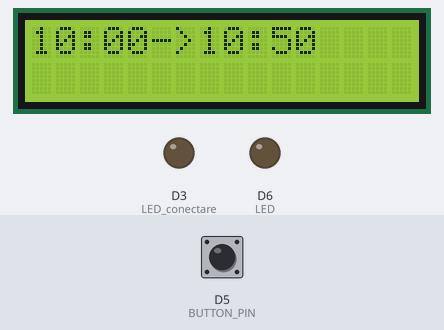
Recording of a sketch running on a simulated ESP8266 (NodeMCU). Shown: 16×2 character LCD, output pins drawn as LEDs (lit = HIGH). Inputs (shaded band) come from the test bench; at power-on: D5 (BUTTON_PIN) LOW. WiFi joins after 1.5 s; servers stay silent unless stated; network time is answered at once with the bench clock; the local clock reads 2024-03-15 10:24:30 at power-on unless the sketch sets it; what the sketch prints to the serial monitor is not drawn.

Above: at 2.7 s.
2.8 s: D5 (BUTTON_PIN) pulled HIGH for 0.65 s
At 4.0 s:
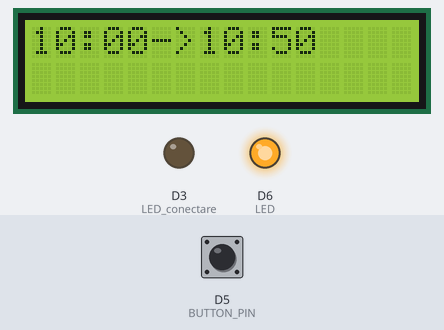
6.1 s: D5 (BUTTON_PIN) pulled HIGH for 1 s
At 7.6 s:
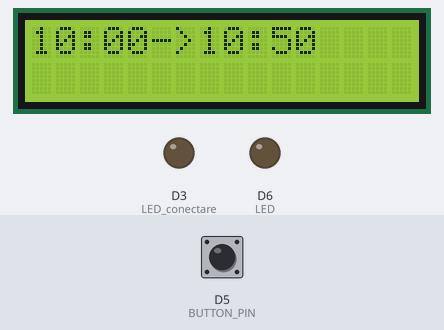
8.7 s: D5 (BUTTON_PIN) pulled HIGH for 3.2 s
At 12.8 s:
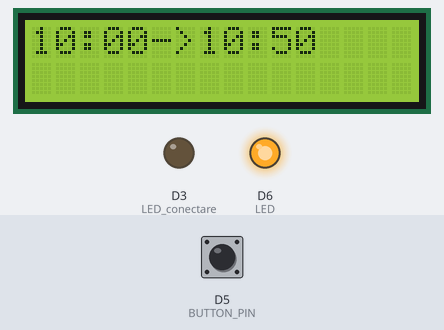
Timing chart, 0 to 14.3 s (numbered marks = the images above; inputs shaded):
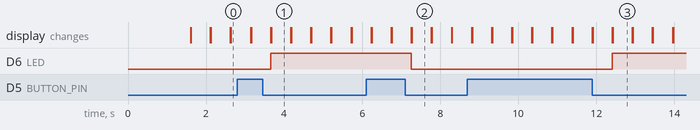

The sketch:

sistem_alarma.ino
```cpp
#include <NTPClient.h>
#include <ESP8266WiFi.h>
#include <WiFiClient.h>
#include <ESP8266WebServer.h>
#include <WiFiUdp.h>
#include <LiquidCrystal_I2C.h>
#include "index.h"
#define LED D6
#define LED_conectare D3

LiquidCrystal_I2C lcd(0x27, 16, 2);

#define BUTTON_PIN D5
byte lastButtonState = LOW;
byte ledState = LOW;
unsigned long debounceDuration = 50; // millis
unsigned long lastTimeButtonStateChanged = 0;


const char *ssid = "SM";
const char *password = "olimpiada";
const long utcOffsetInSeconds = 7200  ;
char daysOfTheWeek[7][12] = { "Sunday", "Monday", "Tuesday", "Wednesday", "Thursday", "Friday", "Saturday" };
ESP8266WebServer server(80);
// Define NTP Client to get time
WiFiUDP ntpUDP;
NTPClient timeClient(ntpUDP, "pool.ntp.org", utcOffsetInSeconds);

void handleRoot()
{
  String s = MAIN_page; //Read HTML contents
  server.send(200, "text/html", s); //Send web page
}


void ldc_afisare(){
  if(timeClient.getHours()>=8 && timeClient.getHours()<=23){
    lcd.setCursor(0, 0);
      if(timeClient.getMinutes()<50){
          lcd.print(timeClient.getHours()); lcd.print(":00->");
          lcd.print(timeClient.getHours()); lcd.print(":50");
      }
      if(timeClient.getMinutes()>=50){
          lcd.print(timeClient.getHours()); lcd.print(":50->");
          lcd.print(timeClient.getHours()+1); lcd.print(":00");
      }
    }
}

void sonerie()
{
  digitalWrite(LED, HIGH);
  delay(1000);
  digitalWrite(LED, LOW);
  delay(1000);
}
void button(){
byte buttonState = digitalRead(BUTTON_PIN);
  if (buttonState != lastButtonState) {
    lastButtonState = buttonState;
    if (buttonState == LOW) {
      ledState = (ledState == HIGH) ? LOW: HIGH;
      digitalWrite(LED, ledState);
    }
  }
}

void pauza(int ore, int minute, int sec)
{
  for (int i = 8; i <= 23; i++)
  {
    if ((ore == i && minute == 0 && sec == 0) || (ore == i && minute == 50 && sec == 0))
    {
      sonerie();
      Serial.write("brrrrrr");
    }
  }
}

void led_control()
{
 String state = "OFF";
 String act_state = server.arg("state");
 if(act_state == "1")
 {
  digitalWrite(LED,HIGH); //LED ON
  state = "ON";
 }
 else
 {
  digitalWrite(LED,LOW); //LED OFF
  state = "OFF";
 }
 server.send(200, "text/plane", state);
}

void setup()
{
  Serial.begin(115200);
  pinMode(LED, OUTPUT);
  pinMode(LED_conectare, OUTPUT);
  pinMode(BUTTON_PIN, INPUT);
  WiFi.begin(ssid, password);

  lcd.begin();
  lcd.backlight();

  while (WiFi.status() != WL_CONNECTED)
  {
    delay(500);
    Serial.print(".");

  }

  timeClient.begin();

  Serial.println("");
  Serial.print("Connected to ");
  Serial.println(ssid);
  Serial.print("IP address: ");
  Serial.println(WiFi.localIP()); //IP address assigned to your ESP

  server.on("/", handleRoot); //Which routine to handle at root location. This is display page
  server.on("/led_set", led_control);
  server.begin(); //Start server
  Serial.println("HTTP server started");

}

void loop()
{


  if (WiFi.status() != WL_CONNECTED){
    digitalWrite(LED_conectare, HIGH);
    lcd.setCursor(0,0);
    lcd.print("Se asteapta WiFi");
  }
  else{
  digitalWrite(LED_conectare, LOW);
  timeClient.update();
  button();
  ldc_afisare();
  pauza(timeClient.getHours(), timeClient.getMinutes(), timeClient.getSeconds());
  server.handleClient();
  }
  delay(500);
  lcd.clear();
}
```

index.h
```cpp
const char MAIN_page[] PROGMEM = R"=====(
<!DOCTYPE html>
<html>

<div>
  <button class="button" onclick="send(1)">LED ON</button>
  <button class="button" onclick="send(0)">LED OFF</button><BR>
</div>
 <br>
<div>
  LED State: <span id="state">NA</span>
</div>
<script>
function send(led_sts)
{
  var xhttp = new XMLHttpRequest();
  xhttp.onreadystatechange = function() {
    if (this.readyState == 4 && this.status == 200) {
      document.getElementById("state").innerHTML = this.responseText;
    }
  };
  xhttp.open("GET", "led_set?state="+led_sts, true);
  xhttp.send();
}

setInterval(function()
{
  getData();
}, 2000);

</script>
</center>
</body>
</html>
)=====";
```

Measured:
- after the input at 2.8 s, D6 (LED): LOW → HIGH after 0.86 s
- after the input at 6.1 s, D6 (LED): HIGH → LOW after 1.2 s
- after the input at 8.7 s, D6 (LED): LOW → HIGH after 3.7 s
- what the display in image 1 shows lasts 0.5 s, from 3.7 s to 4.2 s
